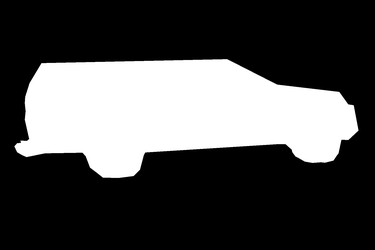
#> input picture data/truck_ground_truth_mask.png, 375 x 250 px, shrunk from 1800 x 1200 before the run
$ python generate_paper_figures.py
#> lines starting #> are read from the running program, lines starting #| are printed output that depends on the picture; after the words box and inside, x2 and y2 are one past the last pixel; in counts of white or black regions, pixels touching at a corner belong together
"""Generate high-resolution publication-quality figures for FastReasonSeg-3D."""
from pathlib import Path
import matplotlib.pyplot as plt
import numpy as np
from PIL import Image

ROOT_DIR = Path(__file__).resolve().parent.parent
FIGURES_DIR = ROOT_DIR / "docs" / "figures"
FIGURES_DIR.mkdir(parents=True, exist_ok=True)

# Set publication style
plt.style.use("seaborn-v0_8-whitegrid" if "seaborn-v0_8-whitegrid" in plt.style.available else "default")
plt.rcParams.update({
    "font.size": 11,
    "font.family": "sans-serif",
    "axes.labelsize": 12,
    "axes.titlesize": 13,
    "xtick.labelsize": 10,
    "ytick.labelsize": 10,
    "figure.titlesize": 15,
})


def plot_ablation_comparison():
    fig, axes = plt.subplots(1, 3, figsize=(14, 4.5), dpi=300)

    configs = [
        "Baseline",
        "+ SDG",
        "+ ABR",
        "Full (Ours)",
    ]
    colors = ["#94a3b8", "#38bdf8", "#818cf8", "#10b981"]

    # 1. Referring Accuracy
    ref_acc = [28.0, 84.0, 28.0, 84.0]
    bars1 = axes[0].bar(configs, ref_acc, color=colors, width=0.55, edgecolor="#0f172a", linewidth=1.2)
    axes[0].set_title("Referring Accuracy (%)", fontweight="bold", pad=10)
    axes[0].set_ylim(0, 100)
    axes[0].axhline(28.0, color="#ef4444", linestyle="--", alpha=0.5, label="Baseline")
    for bar in bars1:
        yval = bar.get_height()
        axes[0].text(bar.get_x() + bar.get_width()/2.0, yval + 2, f"{yval:.1f}%", ha="center", va="bottom", fontweight="bold")

    # 2. Boundary Contour Accuracy F@2px
    f2_acc = [21.30, 21.30, 34.24, 34.24]
    bars2 = axes[1].bar(configs, f2_acc, color=colors, width=0.55, edgecolor="#0f172a", linewidth=1.2)
    axes[1].set_title("Boundary Contour F@2px (%)", fontweight="bold", pad=10)
    axes[1].set_ylim(0, 45)
    axes[1].axhline(21.30, color="#ef4444", linestyle="--", alpha=0.5)
    for bar in bars2:
        yval = bar.get_height()
        axes[1].text(bar.get_x() + bar.get_width()/2.0, yval + 1, f"{yval:.1f}%", ha="center", va="bottom", fontweight="bold")

    # 3. Mask IoU (J)
    iou_vals = [94.61, 94.61, 96.22, 96.22]
    bars3 = axes[2].bar(configs, iou_vals, color=colors, width=0.55, edgecolor="#0f172a", linewidth=1.2)
    axes[2].set_title("Mask IoU (Jaccard %)", fontweight="bold", pad=10)
    axes[2].set_ylim(90, 100)
    axes[2].axhline(94.61, color="#ef4444", linestyle="--", alpha=0.5)
    for bar in bars3:
        yval = bar.get_height()
        axes[2].text(bar.get_x() + bar.get_width()/2.0, yval + 0.2, f"{yval:.2f}%", ha="center", va="bottom", fontweight="bold")

    plt.tight_layout()
    out_path = FIGURES_DIR / "ablation_metrics_comparison.png"
    plt.savefig(out_path, dpi=300)
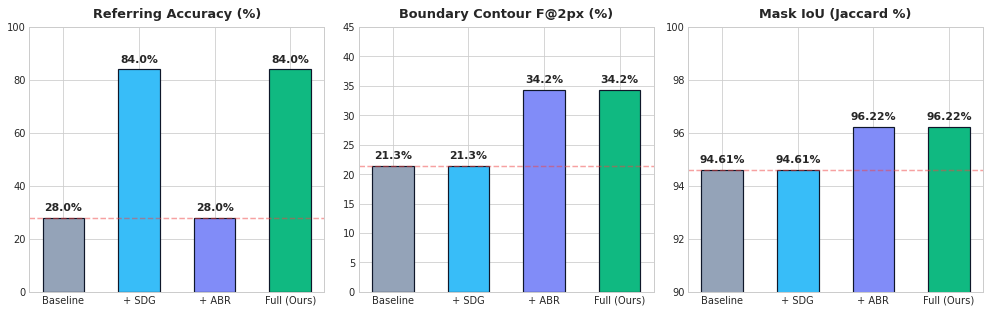
#> figure drawn by matplotlib, 3 panels
    plt.close()
    print(f"Saved: {out_path}")


def plot_category_breakdown():
    fig, ax = plt.subplots(figsize=(10, 5), dpi=300)

    categories = [
        "Depth + Spatial",
        "Depth Only",
        "Spatial Relative",
        "Compound 3D",
        "Spatial Only",
        "Occlusion Depth",
    ]
    baseline_scores = [20.0, 44.4, 50.0, 0.0, 25.0, 0.0]
    proposed_scores = [100.0, 77.8, 100.0, 50.0, 100.0, 100.0]

    y = np.arange(len(categories))
    height = 0.35

    rects1 = ax.barh(y - height/2, baseline_scores, height, label="Baseline FastReasonSeg", color="#94a3b8", edgecolor="#334155")
    rects2 = ax.barh(y + height/2, proposed_scores, height, label="FastReasonSeg-3D (Ours)", color="#10b981", edgecolor="#064e3b")

    ax.set_xlabel("Accuracy (%)", fontweight="bold")
    ax.set_title("Referring Expression Disambiguation by Category", fontweight="bold", pad=12)
    ax.set_yticks(y)
    ax.set_yticklabels(categories, fontweight="medium")
    ax.set_xlim(0, 115)
    ax.legend(loc="lower right", frameon=True)

    for bar in rects1:
        w = bar.get_width()
        ax.text(w + 1.5, bar.get_y() + bar.get_height()/2.0, f"{w:.1f}%", va="center", ha="left", color="#475569", fontsize=9)

    for bar in rects2:
        w = bar.get_width()
        ax.text(w + 1.5, bar.get_y() + bar.get_height()/2.0, f"{w:.1f}%", va="center", ha="left", color="#065f46", fontweight="bold", fontsize=9)

    plt.tight_layout()
    out_path = FIGURES_DIR / "category_accuracy_breakdown.png"
    plt.savefig(out_path, dpi=300)
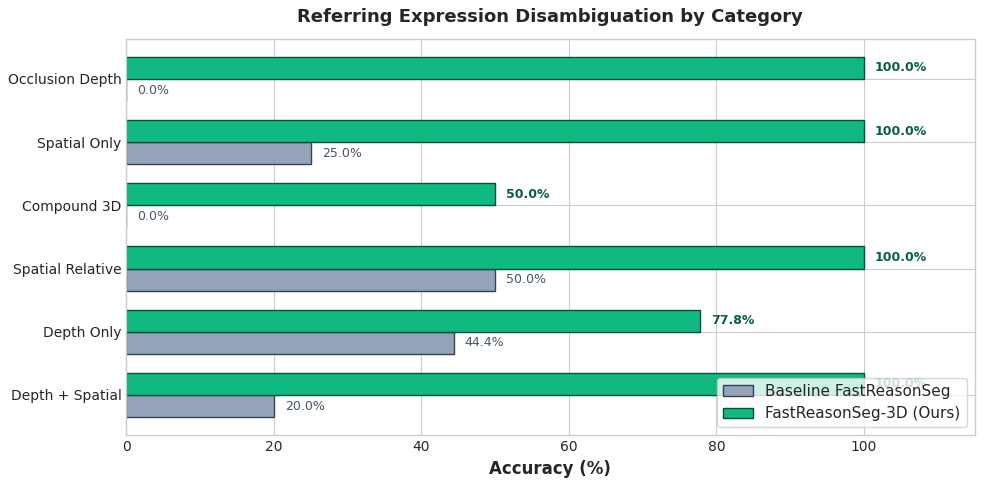
#> figure drawn by matplotlib, 1 panel
    plt.close()
    print(f"Saved: {out_path}")


def plot_mask_refinement_visual():
    gt_path = ROOT_DIR / "data" / "truck_ground_truth_mask.png"
    base_path = ROOT_DIR / "data" / "truck_mask.png"
    ref_path = ROOT_DIR / "results" / "truck_adaptive_refined_mask.png"
    img_path = ROOT_DIR / "data" / "truck.jpg"

    if not gt_path.exists() or not base_path.exists() or not ref_path.exists():
        print("Mask files missing, skipping visual mask figure.")
        return

    gt = np.array(Image.open(gt_path).convert("L")) > 127
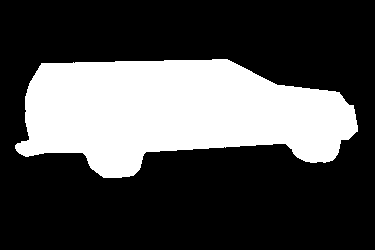
#> gt: shape (250, 375) bool; 29.8% white; 1 white region, box (x1, y1, x2, y2) and area: (15, 59, 358, 178) 27948
    base = np.array(Image.open(base_path).convert("L")) > 127
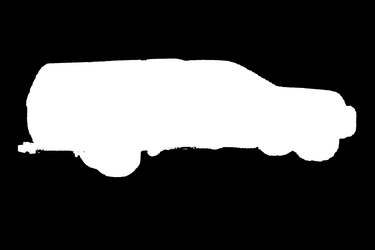
#> input picture data/truck_mask.png, 375 x 250 px, shrunk from 1800 x 1200 before the run
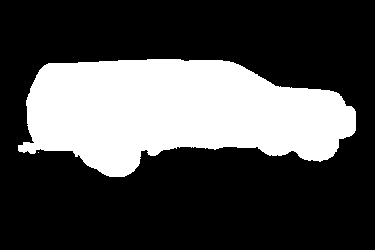
#> base: shape (250, 375) bool; 29.4% white; 2 white regions (1 under 20 px), largest, box (x1, y1, x2, y2) and area: (18, 59, 356, 177) 27599
    ref = np.array(Image.open(ref_path).convert("L")) > 127
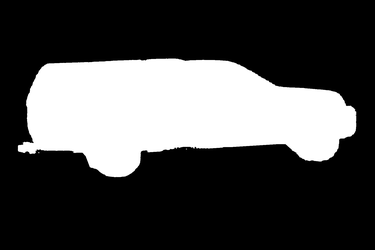
#> input picture results/truck_adaptive_refined_mask.png, 375 x 250 px, shrunk from 1800 x 1200 before the run
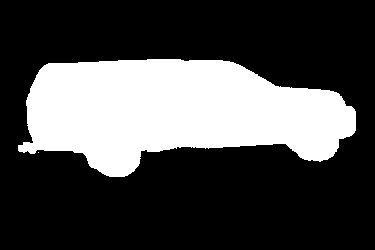
#> ref: shape (250, 375) bool; 28.9% white; 2 white regions (1 under 20 px), largest, box (x1, y1, x2, y2) and area: (18, 59, 356, 177) 27133
#> (the run stopped early here; a loop or call above may not have finished)
